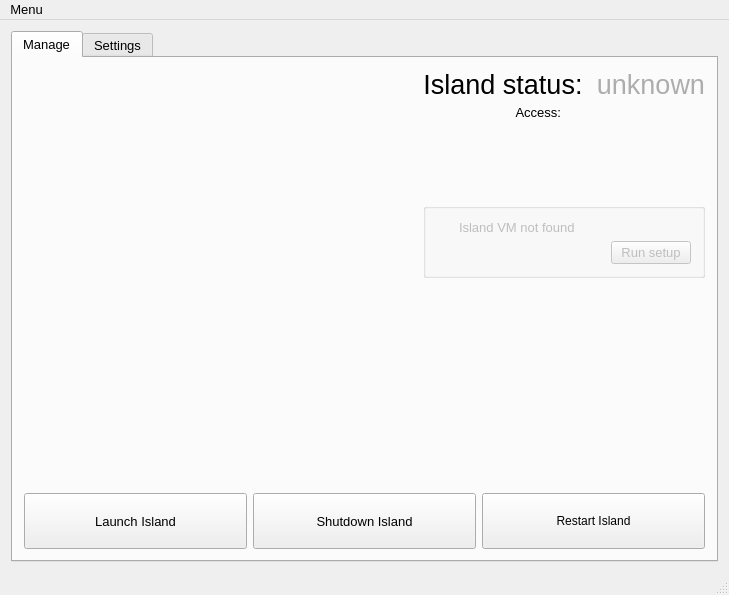
<?xml version="1.0" encoding="UTF-8"?>
<ui version="4.0">
 <class>MainWindow</class>
 <widget class="QMainWindow" name="MainWindow">
  <property name="geometry">
   <rect>
    <x>0</x>
    <y>0</y>
    <width>729</width>
    <height>595</height>
   </rect>
  </property>
  <property name="minimumSize">
   <size>
    <width>640</width>
    <height>480</height>
   </size>
  </property>
  <property name="font">
   <font>
    <pointsize>10</pointsize>
   </font>
  </property>
  <property name="windowTitle">
   <string>Island Manager</string>
  </property>
  <property name="windowIcon">
   <iconset>
    <normaloff>:/images/resources/island.ico</normaloff>:/images/resources/island.ico</iconset>
  </property>
  <property name="locale">
   <locale language="English" country="UnitedStates"/>
  </property>
  <widget class="QWidget" name="centralWidget">
   <layout class="QHBoxLayout" name="horizontalLayout">
    <item>
     <widget class="QTabWidget" name="tabWidget">
      <property name="minimumSize">
       <size>
        <width>622</width>
        <height>0</height>
       </size>
      </property>
      <property name="currentIndex">
       <number>0</number>
      </property>
      <widget class="QWidget" name="tabIslandManagement">
       <attribute name="title">
        <string>Manage</string>
       </attribute>
       <layout class="QVBoxLayout" name="verticalLayout_4">
        <item>
         <layout class="QHBoxLayout" name="horizontalLayout_7">
          <item>
           <layout class="QHBoxLayout" name="horizontalLayout_3">
            <item>
             <layout class="QVBoxLayout" name="verticalLayout_3">
              <item>
               <widget class="QLabel" name="label">
                <property name="sizePolicy">
                 <sizepolicy hsizetype="Fixed" vsizetype="Fixed">
                  <horstretch>0</horstretch>
                  <verstretch>0</verstretch>
                 </sizepolicy>
                </property>
                <property name="text">
                 <string/>
                </property>
                <property name="pixmap">
                 <pixmap resource="resources.qrc">:/images/island</pixmap>
                </property>
                <property name="scaledContents">
                 <bool>true</bool>
                </property>
               </widget>
              </item>
             </layout>
            </item>
           </layout>
          </item>
          <item>
           <spacer name="horizontalSpacer">
            <property name="orientation">
             <enum>Qt::Horizontal</enum>
            </property>
            <property name="sizeHint" stdset="0">
             <size>
              <width>40</width>
              <height>20</height>
             </size>
            </property>
           </spacer>
          </item>
          <item>
           <layout class="QVBoxLayout" name="verticalLayout_5">
            <item>
             <layout class="QHBoxLayout" name="horizontalLayout_2">
              <property name="sizeConstraint">
               <enum>QLayout::SetMaximumSize</enum>
              </property>
              <property name="bottomMargin">
               <number>0</number>
              </property>
              <item>
               <widget class="QLabel" name="islandStatusLabel">
                <property name="sizePolicy">
                 <sizepolicy hsizetype="Preferred" vsizetype="Preferred">
                  <horstretch>0</horstretch>
                  <verstretch>0</verstretch>
                 </sizepolicy>
                </property>
                <property name="maximumSize">
                 <size>
                  <width>1965</width>
                  <height>30</height>
                 </size>
                </property>
                <property name="font">
                 <font>
                  <pointsize>20</pointsize>
                 </font>
                </property>
                <property name="text">
                 <string>Island status: </string>
                </property>
                <property name="alignment">
                 <set>Qt::AlignRight|Qt::AlignTop|Qt::AlignTrailing</set>
                </property>
               </widget>
              </item>
              <item>
               <widget class="QLabel" name="islandStatus">
                <property name="sizePolicy">
                 <sizepolicy hsizetype="Fixed" vsizetype="Preferred">
                  <horstretch>0</horstretch>
                  <verstretch>0</verstretch>
                 </sizepolicy>
                </property>
                <property name="maximumSize">
                 <size>
                  <width>1965</width>
                  <height>30</height>
                 </size>
                </property>
                <property name="palette">
                 <palette>
                  <active>
                   <colorrole role="WindowText">
                    <brush brushstyle="SolidPattern">
                     <color alpha="255">
                      <red>173</red>
                      <green>173</green>
                      <blue>173</blue>
                     </color>
                    </brush>
                   </colorrole>
                  </active>
                  <inactive>
                   <colorrole role="WindowText">
                    <brush brushstyle="SolidPattern">
                     <color alpha="255">
                      <red>173</red>
                      <green>173</green>
                      <blue>173</blue>
                     </color>
                    </brush>
                   </colorrole>
                  </inactive>
                  <disabled>
                   <colorrole role="WindowText">
                    <brush brushstyle="SolidPattern">
                     <color alpha="255">
                      <red>120</red>
                      <green>120</green>
                      <blue>120</blue>
                     </color>
                    </brush>
                   </colorrole>
                  </disabled>
                 </palette>
                </property>
                <property name="font">
                 <font>
                  <pointsize>20</pointsize>
                 </font>
                </property>
                <property name="text">
                 <string>unknown</string>
                </property>
                <property name="alignment">
                 <set>Qt::AlignRight|Qt::AlignTop|Qt::AlignTrailing</set>
                </property>
               </widget>
              </item>
             </layout>
            </item>
            <item>
             <layout class="QHBoxLayout" name="horizontalLayout_6">
              <property name="bottomMargin">
               <number>0</number>
              </property>
              <item>
               <widget class="QLabel" name="island_access_label">
                <property name="layoutDirection">
                 <enum>Qt::LeftToRight</enum>
                </property>
                <property name="text">
                 <string>Access:</string>
                </property>
                <property name="alignment">
                 <set>Qt::AlignRight|Qt::AlignTrailing|Qt::AlignVCenter</set>
                </property>
               </widget>
              </item>
              <item>
               <widget class="QLabel" name="island_access_address">
                <property name="font">
                 <font>
                  <underline>true</underline>
                 </font>
                </property>
                <property name="styleSheet">
                 <string notr="true"/>
                </property>
                <property name="text">
                 <string notr="true"/>
                </property>
                <property name="openExternalLinks">
                 <bool>true</bool>
                </property>
               </widget>
              </item>
             </layout>
            </item>
            <item>
             <spacer name="verticalSpacer_2">
              <property name="orientation">
               <enum>Qt::Vertical</enum>
              </property>
              <property name="sizeHint" stdset="0">
               <size>
                <width>20</width>
                <height>40</height>
               </size>
              </property>
             </spacer>
            </item>
            <item>
             <widget class="QGroupBox" name="groupBox">
              <property name="enabled">
               <bool>false</bool>
              </property>
              <property name="visible">
               <bool>true</bool>
              </property>
              <property name="layoutDirection">
               <enum>Qt::RightToLeft</enum>
              </property>
              <property name="styleSheet">
               <string notr="true"/>
              </property>
              <property name="title">
               <string/>
              </property>
              <layout class="QVBoxLayout" name="verticalLayout">
               <item>
                <layout class="QHBoxLayout" name="horizontalLayout_5">
                 <item>
                  <widget class="QLabel" name="setup_required_reason">
                   <property name="text">
                    <string>Island VM not found</string>
                   </property>
                  </widget>
                 </item>
                 <item>
                  <widget class="QLabel" name="setup_required_icon">
                   <property name="maximumSize">
                    <size>
                     <width>16</width>
                     <height>16</height>
                    </size>
                   </property>
                   <property name="text">
                    <string/>
                   </property>
                   <property name="pixmap">
                    <pixmap resource="resources.qrc">:/images/info</pixmap>
                   </property>
                   <property name="scaledContents">
                    <bool>true</bool>
                   </property>
                  </widget>
                 </item>
                </layout>
               </item>
               <item>
                <widget class="QPushButton" name="button_launch_setup">
                 <property name="sizePolicy">
                  <sizepolicy hsizetype="Maximum" vsizetype="Fixed">
                   <horstretch>0</horstretch>
                   <verstretch>0</verstretch>
                  </sizepolicy>
                 </property>
                 <property name="layoutDirection">
                  <enum>Qt::RightToLeft</enum>
                 </property>
                 <property name="styleSheet">
                  <string notr="true"/>
                 </property>
                 <property name="text">
                  <string>Run setup</string>
                 </property>
                 <property name="icon">
                  <iconset resource="resources.qrc">
                   <normaloff>:/images/gear</normaloff>:/images/gear</iconset>
                 </property>
                </widget>
               </item>
              </layout>
             </widget>
            </item>
           </layout>
          </item>
         </layout>
        </item>
        <item>
         <spacer name="verticalSpacer">
          <property name="orientation">
           <enum>Qt::Vertical</enum>
          </property>
          <property name="sizeHint" stdset="0">
           <size>
            <width>20</width>
            <height>40</height>
           </size>
          </property>
         </spacer>
        </item>
        <item>
         <layout class="QHBoxLayout" name="horizontalLayout_4">
          <item>
           <widget class="QPushButton" name="launchIslandButton">
            <property name="sizePolicy">
             <sizepolicy hsizetype="Minimum" vsizetype="Preferred">
              <horstretch>0</horstretch>
              <verstretch>0</verstretch>
             </sizepolicy>
            </property>
            <property name="whatsThis">
             <string>&lt;html&gt;&lt;head/&gt;&lt;body&gt;&lt;p&gt;Launch island. &lt;/p&gt;&lt;/body&gt;&lt;/html&gt;</string>
            </property>
            <property name="text">
             <string>Launch Island</string>
            </property>
            <property name="icon">
             <iconset resource="resources.qrc">
              <normaloff>:/images/play</normaloff>:/images/play</iconset>
            </property>
            <property name="iconSize">
             <size>
              <width>48</width>
              <height>48</height>
             </size>
            </property>
            <property name="autoDefault">
             <bool>false</bool>
            </property>
           </widget>
          </item>
          <item>
           <widget class="QPushButton" name="shutdownIslandButton">
            <property name="sizePolicy">
             <sizepolicy hsizetype="Minimum" vsizetype="Preferred">
              <horstretch>0</horstretch>
              <verstretch>0</verstretch>
             </sizepolicy>
            </property>
            <property name="text">
             <string>Shutdown Island</string>
            </property>
            <property name="icon">
             <iconset resource="resources.qrc">
              <normaloff>:/images/stop</normaloff>:/images/stop</iconset>
            </property>
            <property name="iconSize">
             <size>
              <width>48</width>
              <height>48</height>
             </size>
            </property>
           </widget>
          </item>
          <item>
           <widget class="QPushButton" name="restartIslandButton">
            <property name="sizePolicy">
             <sizepolicy hsizetype="Minimum" vsizetype="Preferred">
              <horstretch>0</horstretch>
              <verstretch>0</verstretch>
             </sizepolicy>
            </property>
            <property name="styleSheet">
             <string notr="true">padding: 20px;</string>
            </property>
            <property name="text">
             <string>Restart Island</string>
            </property>
            <property name="icon">
             <iconset resource="resources.qrc">
              <normaloff>:/images/reload</normaloff>:/images/reload</iconset>
            </property>
            <property name="iconSize">
             <size>
              <width>48</width>
              <height>48</height>
             </size>
            </property>
           </widget>
          </item>
         </layout>
        </item>
       </layout>
      </widget>
      <widget class="QWidget" name="tabIslandSettings">
       <attribute name="title">
        <string>Settings</string>
       </attribute>
       <layout class="QVBoxLayout" name="verticalLayout_2">
        <item>
         <layout class="QFormLayout" name="formLayout">
          <item row="1" column="0">
           <widget class="QLabel" name="vMIdLabel">
            <property name="text">
             <string>Island VM id:</string>
            </property>
           </widget>
          </item>
          <item row="0" column="0">
           <widget class="QLabel" name="vMnameLabel">
            <property name="text">
             <string>Island VM name:</string>
            </property>
           </widget>
          </item>
          <item row="0" column="1">
           <widget class="QLineEdit" name="vmnameLineEdit">
            <property name="minimumSize">
             <size>
              <width>300</width>
              <height>0</height>
             </size>
            </property>
           </widget>
          </item>
          <item row="1" column="1">
           <widget class="QLineEdit" name="vmidLineEdit">
            <property name="minimumSize">
             <size>
              <width>300</width>
              <height>0</height>
             </size>
            </property>
           </widget>
          </item>
          <item row="2" column="0">
           <widget class="QLabel" name="vboxmanagePathLabel">
            <property name="text">
             <string>Path to vboxmanage:</string>
            </property>
           </widget>
          </item>
          <item row="2" column="1">
           <widget class="QLineEdit" name="vboxmanagePathLineEdit">
            <property name="minimumSize">
             <size>
              <width>300</width>
              <height>0</height>
             </size>
            </property>
           </widget>
          </item>
          <item row="3" column="1">
           <widget class="QPushButton" name="pushButton">
            <property name="text">
             <string>Restore default</string>
            </property>
           </widget>
          </item>
         </layout>
        </item>
       </layout>
      </widget>
     </widget>
    </item>
   </layout>
  </widget>
  <widget class="QMenuBar" name="menuBar">
   <property name="geometry">
    <rect>
     <x>0</x>
     <y>0</y>
     <width>729</width>
     <height>22</height>
    </rect>
   </property>
   <widget class="QMenu" name="menuOptions">
    <property name="title">
     <string>Menu</string>
    </property>
    <addaction name="actionInfo"/>
    <addaction name="separator"/>
    <addaction name="actionMinimize_2"/>
    <addaction name="actionClose"/>
   </widget>
   <addaction name="menuOptions"/>
  </widget>
  <widget class="QStatusBar" name="statusBar">
   <property name="locale">
    <locale language="English" country="UnitedStates"/>
   </property>
  </widget>
  <action name="actionExit">
   <property name="text">
    <string>Exit</string>
   </property>
   <property name="iconVisibleInMenu">
    <bool>true</bool>
   </property>
  </action>
  <action name="actionMinimize">
   <property name="text">
    <string>Minimize</string>
   </property>
   <property name="iconVisibleInMenu">
    <bool>true</bool>
   </property>
  </action>
  <action name="actionAbout">
   <property name="text">
    <string>About</string>
   </property>
   <property name="iconVisibleInMenu">
    <bool>true</bool>
   </property>
  </action>
  <action name="actionInfo">
   <property name="text">
    <string>Info</string>
   </property>
  </action>
  <action name="actionMinimize_2">
   <property name="text">
    <string>Minimize</string>
   </property>
  </action>
  <action name="actionClose">
   <property name="text">
    <string>Close</string>
   </property>
  </action>
 </widget>
 <layoutdefault spacing="6" margin="11"/>
 <resources>
  <include location="resources.qrc"/>
 </resources>
 <connections/>
</ui>
